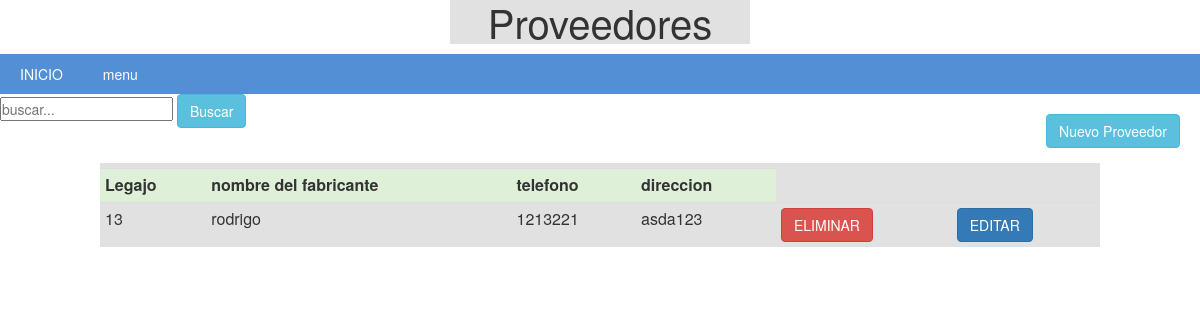
Page /proveedores.php on the committed database.
### tables this page shows
CREATE TABLE IF NOT EXISTS `provedores` (
  `id_provedor` int(11) NOT NULL AUTO_INCREMENT,
  `nombre` varchar(40) NOT NULL,
  `telefono` int(11) NOT NULL,
  `direccion` varchar(20) NOT NULL,
  PRIMARY KEY (`id_provedor`)
);

### includes/conexion.php (called while the page is built, shortened)
<?php
function mostrarProveedor()
{
    $conexion = new mysqli('localhost', 'root', '', 'datos_sistema');
    $datos    = $conexion->query('SELECT * FROM provedores');
    return $datos;
}
        ?>

### proveedores.php (the view, shortened to what this page needs)
<head>
</head>
<?php
include_once 'includes/conexion.php';
?>
<div class="titulo"><h1>Proveedores</h1></div>
<nav>
	<ul>
		<li><a href="principal.php">INICIO</a>
		 	<li><a href="#">menu</a>
		</li>
	</ul>
</nav>
<body>
		<div class="right">
			<button class="btn btn-info" onclick="mostrar();">Nuevo Proveedor</button>
		</div>
<div class="left">
<form action="proveedores.php" method="post">
	<input name="palabra" autocomplete="off" placeholder="buscar...">
	<button  class="btn btn-info" type="submit" name="buscador" value="Buscar" onclick="cerrar();"> Buscar </button>
</form>
</div>
<div class="ibody">
<table class="table table-condensed">
	<tr class="success">
		<th>Legajo</th>
		<th>nombre del fabricante</th>
		<th>telefono</th>
		<th>direccion</th>
	</tr>
	 <?php
	 $datos = mostrarProveedor();
	  while ($proveedores = mysqli_fetch_array($datos)) {?>
		<tr>
			<td><?php echo $proveedores['id_provedor']; ?></td>
		  	<td><?php echo $proveedores['nombre']; ?></td>
			<td><?php echo $proveedores['telefono']; ?></td>
			<td><?php echo $proveedores['direccion']; ?></td>
			<td><a href="proveedores.php?id=<?php echo $proveedores['id_provedor']; ?>"><button  class="btn btn-danger">ELIMINAR</button></a></td>
			<td><a class="editar" href="editar_proveedor.php?id=<?php echo $proveedores['id_provedor']; ?>"><button  class="btn btn-primary">EDITAR</button></a></td>
		</tr>
	 	<?php }?>
</table>
</div>
</body>

### style/prueba.css (style rules this page uses)
* { margin: 0px; padding: 0px; }
.right { padding: 20px; float: right; }
nav { background:#528fd5; margin-top:10px; position: relative; }
nav ul { list-style:none; padding:0; margin:0; overflow:hidden; }
nav > ul > li { float:left; }
nav ul li a { text-decoration:none; color:#fff; display:block; padding:10px 20px; }
body { width: 100%; margin:auto; font-family: 'asap', sans-serif; }
.editar { background-color: #E1E1E1; margin: 15px auto; width: 400px; }
.ibody { background-color: #E1E1E1; margin: 35px auto; width: 1000px; }
.titulo h1 { margin:0 auto; background-color: #E1E1E1; font-size: 40px; text-align: center; width: 300px; }

### rows in the picture
provedores: id_provedor "13", nombre "rodrigo", telefono "1213221", direccion "asda123"
